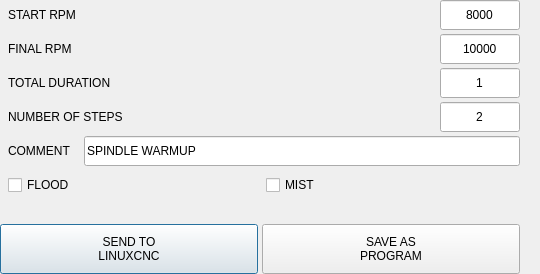
<?xml version="1.0" encoding="UTF-8"?>
<ui version="4.0">
 <class>dialog_warmup</class>
 <widget class="QDialog" name="dialog_warmup">
  <property name="geometry">
   <rect>
    <x>0</x>
    <y>0</y>
    <width>540</width>
    <height>274</height>
   </rect>
  </property>
  <property name="minimumSize">
   <size>
    <width>540</width>
    <height>0</height>
   </size>
  </property>
  <property name="windowTitle">
   <string>SPINDLE WARMUP</string>
  </property>
  <layout class="QHBoxLayout" name="horizontalLayout">
   <property name="spacing">
    <number>4</number>
   </property>
   <property name="leftMargin">
    <number>0</number>
   </property>
   <property name="topMargin">
    <number>0</number>
   </property>
   <property name="rightMargin">
    <number>0</number>
   </property>
   <property name="bottomMargin">
    <number>0</number>
   </property>
   <item>
    <layout class="QVBoxLayout" name="verticalLayout_2">
     <property name="spacing">
      <number>4</number>
     </property>
     <property name="rightMargin">
      <number>4</number>
     </property>
     <property name="bottomMargin">
      <number>0</number>
     </property>
     <item>
      <layout class="QHBoxLayout" name="horizontalLayout_3">
       <property name="spacing">
        <number>4</number>
       </property>
       <property name="rightMargin">
        <number>8</number>
       </property>
       <item>
        <widget class="QLabel" name="lbl_spindle">
         <property name="maximumSize">
          <size>
           <width>16777215</width>
           <height>16777215</height>
          </size>
         </property>
         <property name="text">
          <string>START RPM</string>
         </property>
         <property name="indent">
          <number>8</number>
         </property>
        </widget>
       </item>
       <item>
        <widget class="QLineEdit" name="lineEdit_start">
         <property name="sizePolicy">
          <sizepolicy hsizetype="Preferred" vsizetype="Preferred">
           <horstretch>0</horstretch>
           <verstretch>0</verstretch>
          </sizepolicy>
         </property>
         <property name="minimumSize">
          <size>
           <width>0</width>
           <height>30</height>
          </size>
         </property>
         <property name="maximumSize">
          <size>
           <width>80</width>
           <height>30</height>
          </size>
         </property>
         <property name="focusPolicy">
          <enum>Qt::ClickFocus</enum>
         </property>
         <property name="toolTip">
          <string>Program starting RPM</string>
         </property>
         <property name="text">
          <string>8000</string>
         </property>
         <property name="maxLength">
          <number>5</number>
         </property>
         <property name="alignment">
          <set>Qt::AlignCenter</set>
         </property>
        </widget>
       </item>
      </layout>
     </item>
     <item>
      <layout class="QHBoxLayout" name="horizontalLayout_4">
       <property name="spacing">
        <number>4</number>
       </property>
       <property name="rightMargin">
        <number>8</number>
       </property>
       <item>
        <widget class="QLabel" name="lbl_num_holes">
         <property name="minimumSize">
          <size>
           <width>160</width>
           <height>0</height>
          </size>
         </property>
         <property name="maximumSize">
          <size>
           <width>16777215</width>
           <height>16777215</height>
          </size>
         </property>
         <property name="text">
          <string>FINAL RPM</string>
         </property>
         <property name="indent">
          <number>8</number>
         </property>
        </widget>
       </item>
       <item>
        <widget class="QLineEdit" name="lineEdit_final">
         <property name="sizePolicy">
          <sizepolicy hsizetype="Preferred" vsizetype="Preferred">
           <horstretch>0</horstretch>
           <verstretch>0</verstretch>
          </sizepolicy>
         </property>
         <property name="minimumSize">
          <size>
           <width>80</width>
           <height>30</height>
          </size>
         </property>
         <property name="maximumSize">
          <size>
           <width>80</width>
           <height>30</height>
          </size>
         </property>
         <property name="focusPolicy">
          <enum>Qt::ClickFocus</enum>
         </property>
         <property name="toolTip">
          <string>Program ending RPM</string>
         </property>
         <property name="text">
          <string>10000</string>
         </property>
         <property name="maxLength">
          <number>5</number>
         </property>
         <property name="alignment">
          <set>Qt::AlignCenter</set>
         </property>
        </widget>
       </item>
      </layout>
     </item>
     <item>
      <layout class="QHBoxLayout" name="horizontalLayout_5">
       <property name="spacing">
        <number>4</number>
       </property>
       <property name="rightMargin">
        <number>8</number>
       </property>
       <item>
        <widget class="QLabel" name="lbl_radius">
         <property name="minimumSize">
          <size>
           <width>160</width>
           <height>0</height>
          </size>
         </property>
         <property name="maximumSize">
          <size>
           <width>16777215</width>
           <height>16777215</height>
          </size>
         </property>
         <property name="toolTip">
          <string/>
         </property>
         <property name="text">
          <string>TOTAL DURATION</string>
         </property>
         <property name="indent">
          <number>8</number>
         </property>
        </widget>
       </item>
       <item>
        <widget class="QLineEdit" name="lineEdit_duration">
         <property name="sizePolicy">
          <sizepolicy hsizetype="Preferred" vsizetype="Preferred">
           <horstretch>0</horstretch>
           <verstretch>0</verstretch>
          </sizepolicy>
         </property>
         <property name="minimumSize">
          <size>
           <width>80</width>
           <height>30</height>
          </size>
         </property>
         <property name="maximumSize">
          <size>
           <width>80</width>
           <height>30</height>
          </size>
         </property>
         <property name="focusPolicy">
          <enum>Qt::ClickFocus</enum>
         </property>
         <property name="toolTip">
          <string>Total program duration in minutes</string>
         </property>
         <property name="text">
          <string>1</string>
         </property>
         <property name="maxLength">
          <number>8</number>
         </property>
         <property name="alignment">
          <set>Qt::AlignCenter</set>
         </property>
        </widget>
       </item>
      </layout>
     </item>
     <item>
      <layout class="QHBoxLayout" name="horizontalLayout_9">
       <property name="spacing">
        <number>4</number>
       </property>
       <property name="rightMargin">
        <number>8</number>
       </property>
       <item>
        <widget class="QLabel" name="lbl_first">
         <property name="minimumSize">
          <size>
           <width>160</width>
           <height>0</height>
          </size>
         </property>
         <property name="maximumSize">
          <size>
           <width>16777215</width>
           <height>16777215</height>
          </size>
         </property>
         <property name="toolTip">
          <string>Tool to use for facing</string>
         </property>
         <property name="text">
          <string>NUMBER OF STEPS</string>
         </property>
         <property name="indent">
          <number>8</number>
         </property>
        </widget>
       </item>
       <item>
        <widget class="QLineEdit" name="lineEdit_steps">
         <property name="sizePolicy">
          <sizepolicy hsizetype="Preferred" vsizetype="Preferred">
           <horstretch>0</horstretch>
           <verstretch>0</verstretch>
          </sizepolicy>
         </property>
         <property name="minimumSize">
          <size>
           <width>80</width>
           <height>30</height>
          </size>
         </property>
         <property name="maximumSize">
          <size>
           <width>80</width>
           <height>30</height>
          </size>
         </property>
         <property name="focusPolicy">
          <enum>Qt::ClickFocus</enum>
         </property>
         <property name="toolTip">
          <string>Number of program steps</string>
         </property>
         <property name="text">
          <string>2</string>
         </property>
         <property name="maxLength">
          <number>6</number>
         </property>
         <property name="alignment">
          <set>Qt::AlignCenter</set>
         </property>
        </widget>
       </item>
      </layout>
     </item>
     <item>
      <layout class="QHBoxLayout" name="horizontalLayout_10">
       <property name="spacing">
        <number>4</number>
       </property>
       <property name="rightMargin">
        <number>8</number>
       </property>
       <item>
        <widget class="QLabel" name="lbl_comment">
         <property name="minimumSize">
          <size>
           <width>80</width>
           <height>0</height>
          </size>
         </property>
         <property name="maximumSize">
          <size>
           <width>80</width>
           <height>16777215</height>
          </size>
         </property>
         <property name="toolTip">
          <string>Comment for gcode file</string>
         </property>
         <property name="text">
          <string>COMMENT</string>
         </property>
         <property name="alignment">
          <set>Qt::AlignLeading|Qt::AlignLeft|Qt::AlignVCenter</set>
         </property>
         <property name="indent">
          <number>8</number>
         </property>
        </widget>
       </item>
       <item>
        <widget class="QLineEdit" name="lineEdit_comment">
         <property name="sizePolicy">
          <sizepolicy hsizetype="Preferred" vsizetype="Preferred">
           <horstretch>0</horstretch>
           <verstretch>0</verstretch>
          </sizepolicy>
         </property>
         <property name="minimumSize">
          <size>
           <width>0</width>
           <height>30</height>
          </size>
         </property>
         <property name="maximumSize">
          <size>
           <width>16777215</width>
           <height>30</height>
          </size>
         </property>
         <property name="focusPolicy">
          <enum>Qt::ClickFocus</enum>
         </property>
         <property name="toolTip">
          <string/>
         </property>
         <property name="text">
          <string>SPINDLE WARMUP</string>
         </property>
         <property name="maxLength">
          <number>40</number>
         </property>
        </widget>
       </item>
      </layout>
     </item>
     <item>
      <layout class="QHBoxLayout" name="horizontalLayout_13">
       <property name="spacing">
        <number>4</number>
       </property>
       <property name="leftMargin">
        <number>8</number>
       </property>
       <property name="rightMargin">
        <number>8</number>
       </property>
       <item>
        <widget class="QCheckBox" name="chk_flood">
         <property name="sizePolicy">
          <sizepolicy hsizetype="Preferred" vsizetype="Fixed">
           <horstretch>0</horstretch>
           <verstretch>0</verstretch>
          </sizepolicy>
         </property>
         <property name="minimumSize">
          <size>
           <width>0</width>
           <height>30</height>
          </size>
         </property>
         <property name="maximumSize">
          <size>
           <width>16777215</width>
           <height>30</height>
          </size>
         </property>
         <property name="toolTip">
          <string>Turn on flood coolant while warming up</string>
         </property>
         <property name="text">
          <string>FLOOD</string>
         </property>
        </widget>
       </item>
       <item>
        <widget class="QCheckBox" name="chk_mist">
         <property name="sizePolicy">
          <sizepolicy hsizetype="Preferred" vsizetype="Fixed">
           <horstretch>0</horstretch>
           <verstretch>0</verstretch>
          </sizepolicy>
         </property>
         <property name="minimumSize">
          <size>
           <width>0</width>
           <height>30</height>
          </size>
         </property>
         <property name="maximumSize">
          <size>
           <width>16777215</width>
           <height>30</height>
          </size>
         </property>
         <property name="toolTip">
          <string>Turn on mist coolant while warming up</string>
         </property>
         <property name="text">
          <string>MIST</string>
         </property>
        </widget>
       </item>
      </layout>
     </item>
     <item>
      <spacer name="verticalSpacer">
       <property name="orientation">
        <enum>Qt::Vertical</enum>
       </property>
       <property name="sizeHint" stdset="0">
        <size>
         <width>20</width>
         <height>40</height>
        </size>
       </property>
      </spacer>
     </item>
     <item>
      <layout class="QHBoxLayout" name="horizontalLayout_2">
       <property name="spacing">
        <number>4</number>
       </property>
       <property name="topMargin">
        <number>0</number>
       </property>
       <property name="rightMargin">
        <number>8</number>
       </property>
       <item>
        <widget class="QPushButton" name="btn_send">
         <property name="sizePolicy">
          <sizepolicy hsizetype="Preferred" vsizetype="Fixed">
           <horstretch>0</horstretch>
           <verstretch>0</verstretch>
          </sizepolicy>
         </property>
         <property name="minimumSize">
          <size>
           <width>100</width>
           <height>50</height>
          </size>
         </property>
         <property name="maximumSize">
          <size>
           <width>16777215</width>
           <height>50</height>
          </size>
         </property>
         <property name="toolTip">
          <string>Create temporary macro and load in linuxcnc</string>
         </property>
         <property name="text">
          <string>SEND TO
LINUXCNC</string>
         </property>
        </widget>
       </item>
       <item>
        <widget class="QPushButton" name="btn_save">
         <property name="sizePolicy">
          <sizepolicy hsizetype="Preferred" vsizetype="Fixed">
           <horstretch>0</horstretch>
           <verstretch>0</verstretch>
          </sizepolicy>
         </property>
         <property name="minimumSize">
          <size>
           <width>100</width>
           <height>50</height>
          </size>
         </property>
         <property name="maximumSize">
          <size>
           <width>16777215</width>
           <height>50</height>
          </size>
         </property>
         <property name="toolTip">
          <string>Create program and save to file</string>
         </property>
         <property name="text">
          <string>SAVE AS
PROGRAM</string>
         </property>
        </widget>
       </item>
      </layout>
     </item>
    </layout>
   </item>
   <item>
    <layout class="QVBoxLayout" name="layout_graph">
     <property name="spacing">
      <number>4</number>
     </property>
     <property name="leftMargin">
      <number>4</number>
     </property>
     <property name="topMargin">
      <number>4</number>
     </property>
     <property name="rightMargin">
      <number>4</number>
     </property>
     <property name="bottomMargin">
      <number>4</number>
     </property>
    </layout>
   </item>
  </layout>
 </widget>
 <resources/>
 <connections/>
</ui>
